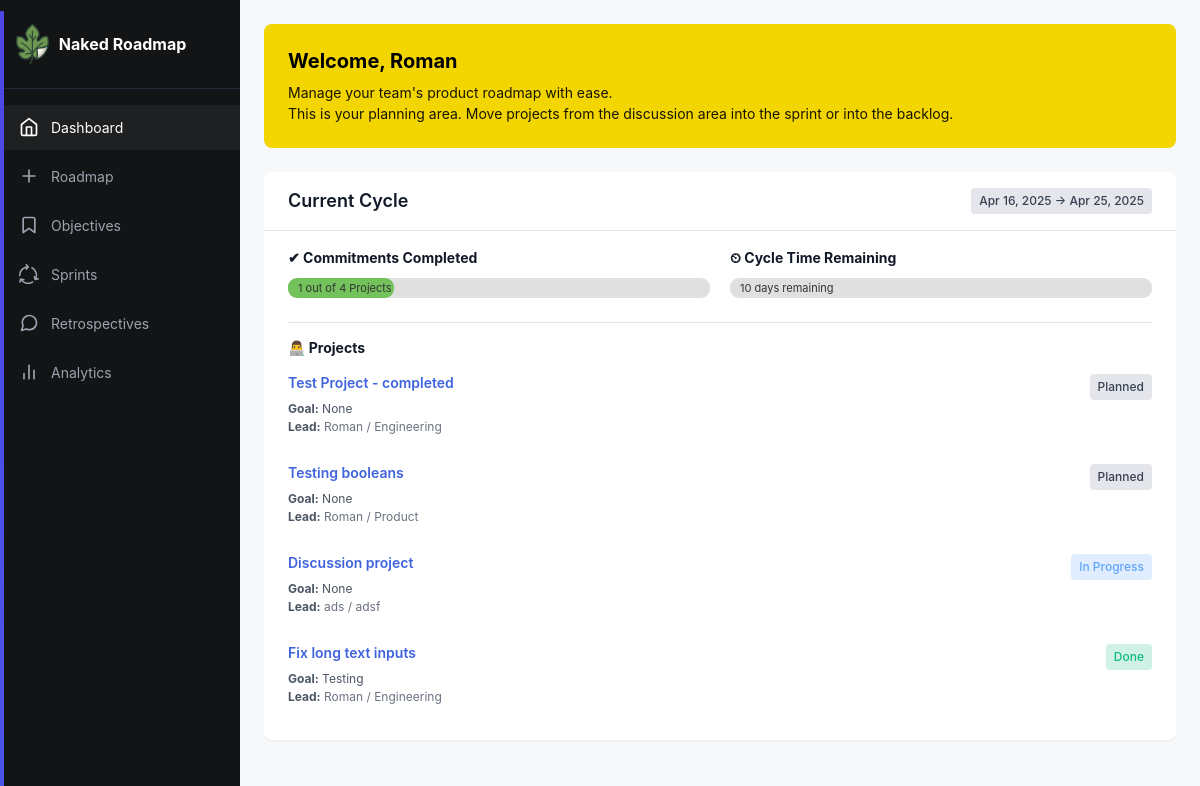
Before: /index (signed in, upper part) with the older database file.
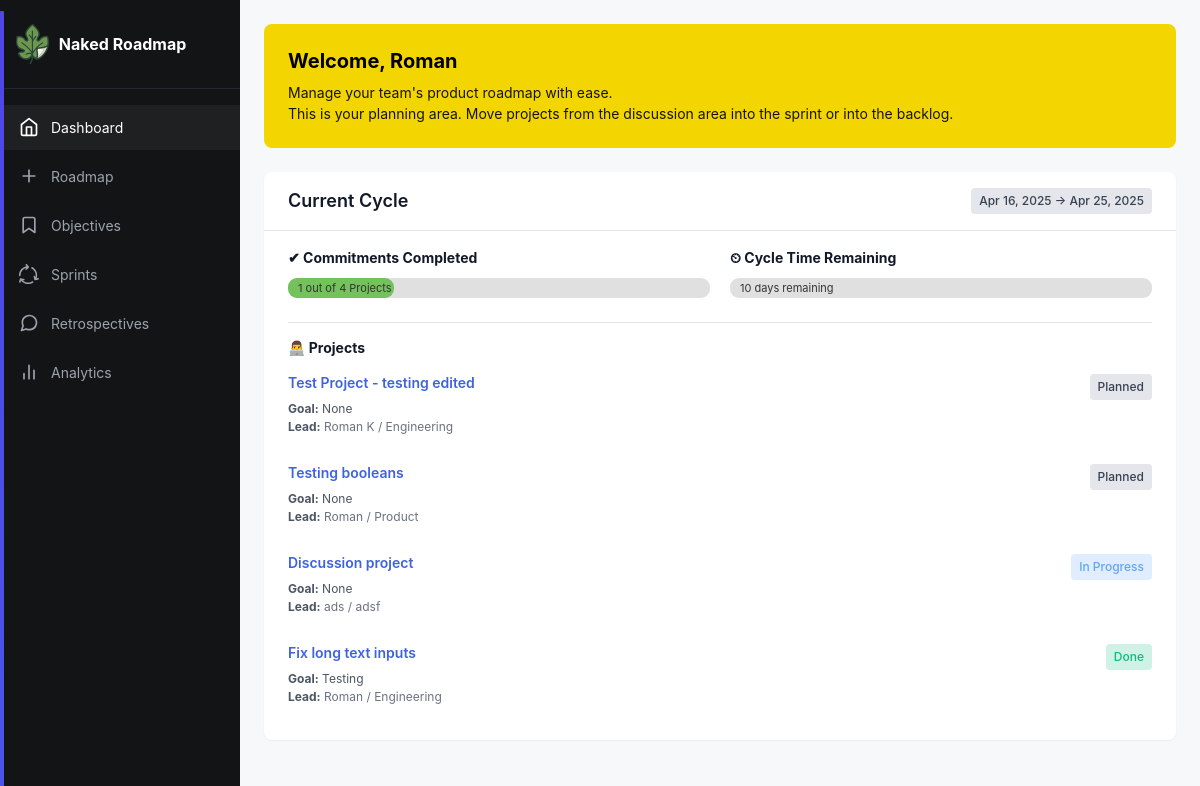
After: the same page with the newer database file.
### app/models.py (models this page shows, shortened)
class Project(db.Model):
    __tablename__ = "project"
    id: so.Mapped[int] = so.mapped_column(primary_key=True)
    name: so.Mapped[str] = so.mapped_column(sa.TEXT())
    created: so.Mapped[datetime] = so.mapped_column(index=True, default=lambda: datetime.now(timezone.utc))
    dri: so.Mapped[str] = so.mapped_column(sa.TEXT())
    team: so.Mapped[str] = so.mapped_column(sa.TEXT())
    context: so.Mapped[str] = so.mapped_column(sa.TEXT())
    why: so.Mapped[str] = so.mapped_column(sa.TEXT())
    requirements: so.Mapped[str] = so.mapped_column(sa.TEXT())
    launch: so.Mapped[str] = so.mapped_column(sa.TEXT())
    location: so.Mapped[str] = so.mapped_column(sa.TEXT(),  nullable=True, default="discussion")
    type: so.Mapped[str] = so.mapped_column(sa.TEXT(), nullable=True)

### app/routes.py (the view)
@app.route('/')
@app.route('/index')
@login_required # If you want to toggle someone forced to log in to see roadmap, you can use this.
def index():
    projects = (
        Project.query
        .order_by(Project.created.desc())
        .all()
    )
    goals = (
        Goal.query
        .order_by(Goal.created.desc())
        .all()
    )
    sprints = (
        Sprint.query
        .order_by(Sprint.date_start.desc())
        .all()
    )
    sprintlog = (
        SprintProjectMap.query
        .order_by(SprintProjectMap.order.asc())
        .all()
    )
    today = datetime.now()
    return render_template('index.html', title='Home', projects=projects, goals=goals, config=Config, sprints=sprints, sprintlog=sprintlog, datetime=datetime, today=today)

### app/models.py (called while the page is built)
@login.user_loader
def load_user(id):
    return db.session.get(User, int(id))

### app/routes.py (called while the page is built)
@app.context_processor
def inject_csrf_token():
    return dict(csrf_token=generate_csrf())

### app/templates/index.html (shortened to what this page needs)
{% extends 'base.html' %}
{% block content %}
<div class="welcome-banner">
  <h2>Welcome, {{ current_user.username }}</h2>
  <p>Manage your team's product roadmap with ease.<br>
    This is your planning area. Move projects from the discussion area into the sprint or into the backlog.</p>
</div>
<section class="two-column-section">
  <div class="column-wide section">
    <div class="section-header">
      <h3>Current Cycle</h3>
      <span class="status-badge status-planned">
        {% if sprints|length > 0 %}
        {{ sprints[0].date_start.strftime('%b %d, %Y') }} &rarr; {{ sprints[0].date_end.strftime('%b %d, %Y') }}
        {% endif %}
      </span>
    </div>
    <div class="sprint-projects">
      <div class="dual-timelines">
        <div class="timeline-box">
          <div class="timeline-title">✔ Commitments Completed</div>
          {% set done_count = sprintlog|selectattr('status', '==', "Done")|list|length %}
          {% set total_count = sprintlog|count %}
          {% if total_count > 0 %}
          {% set percentage_projects = (done_count / total_count) * 100 %}
          {% else %}
          {% set percentage_projects = 0 %}
          {% endif %}
          <div class="container-progress-full">
            <div class="container-progress" style="width: {{ percentage_projects }}%;"></div>
            <span class="progress-text">
              {{ done_count }} out of {{ total_count }} Projects
            </span>
          </div>
        </div>
        <div class="timeline-box">
          <div class="timeline-title"> ⏲ Cycle Time Remaining</div>
          {% set sprint = sprints[0] %}
          {% set start_date = sprint.date_start %}
          {% set end_date = sprint.date_end %}
          {% set today_date = today.date() %}
          {% set total_days = (end_date - start_date).days %}
          {% if total_days <= 0 %}{% set total_days = 1 %}{% endif %}
          {% set days_elapsed = (today_date - start_date).days %}
          {% set percentage_time = (days_elapsed / total_days) * 100 %}
          {% if percentage_time > 100 %}
          {% set percentage_time = 100 %}
          {% elif percentage_time < 0 %}
          {% set percentage_time = 0 %}
          {% endif %}
          <div class="timeline-progress-full">
            <span class="timeline-text">
              {% set days_remaining = total_days - days_elapsed %}
              {% if days_remaining > 0 %}
              {{ days_remaining }} days remaining
                {% elif days_remaining == 0 %}
                    Last day of sprint
                {% else %}
                    Sprint ended
                {% endif %}
            </span>
          </div>
        </div>
      </div>
      <hr>
      <div class="timeline-title">👨‍💻 Projects</div>
      {% for entry in sprintlog %}
      {% set project = entry.project %}
      <div class="project-item">
        <div class="project-header">
          <h5><a href="{{ url_for('project', project_id=project.id) }}">{{ project.name }}</a></h5>
          <span class="status-badge
          {% if entry.status == 'In Progress' %}status-in-progress
          {% elif entry.status == 'Done' %}status-complete
          {% elif entry.status == 'Blocked' %}status-blocked
          {% else %}status-planned{% endif %}">
            {{ entry.status|default('Planned') }}
          </span>
        </div>
        <div class="project-meta">
          <p>
            <strong>Goal:</strong> {{ entry.goal }}
            <br><strong>Lead:</strong> <span class="project-team">{{ project.dri }} / {{ project.team }}</span>
          </p>
        </div>
      </div>
      {% endfor %}
    </div>
  </div>
</section>
{% endblock %}

Changed rows visible on the page:
changed Project: name "Test Project - completed" → "Test Project - testing edited"; dri "Roman" → "Roman K"
